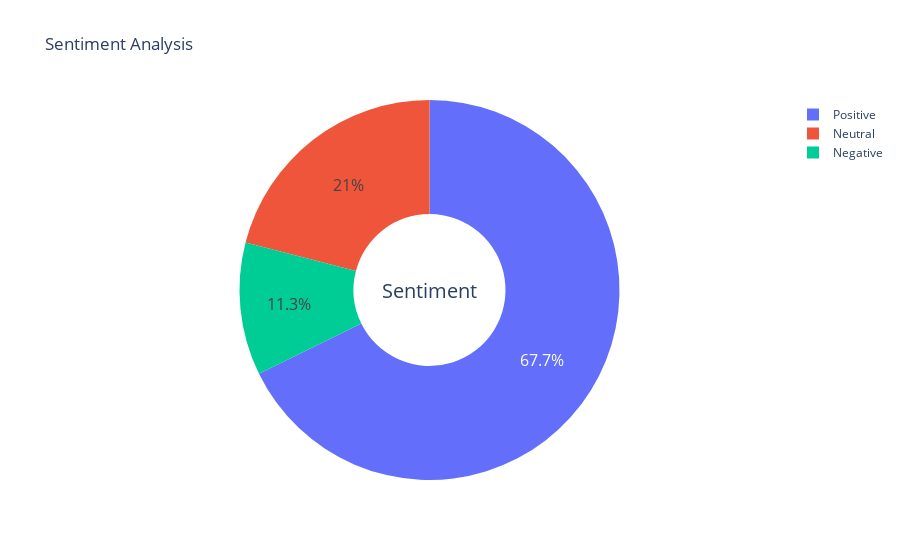

Notebook cell for this chart:
### Code cell
import plotly.express as px
import plotly.graph_objects as go
from plotly.subplots import make_subplots
import warnings
warnings.filterwarnings("ignore")


type_ = ["Positive", "Neutral", "Negative"]
fig = make_subplots(rows=1, cols=1)

fig.add_trace(go.Pie(labels=type_, values=df['sentiment'].value_counts(), name="sentiment"))

# Use `hole` to create a donut-like pie chart
fig.update_traces(hole=.4, hoverinfo="label+percent+name", textfont_size=16)

fig.update_layout(
    title_text="Sentiment Analysis",
    # Add annotations in the center of the donut pies.
    annotations=[dict(text='Sentiment', x=0.5, y=0.5, font_size=20, showarrow=False)])
fig.show()

### Figure 1 — Plotly figure (JSON) as saved in the notebook; plotly's stock layout.template omitted (floating-point values rounded to 4 significant figures)
{"data": [{"hole": 0.4, "hoverinfo": "label+percent+name", "labels": ["Positive", "Neutral", "Negative"], "name": "sentiment", "textfont": {"size": 16}, "type": "pie", "values": [3352, 1038, 559]}], "layout": {"annotations": [{"font": {"size": 20}, "showarrow": false, "text": "Sentiment", "x": 0.5, "y": 0.5}], "title": {"text": "Sentiment Analysis"}, "xaxis": {"anchor": "y", "domain": [0, 1]}, "yaxis": {"anchor": "x", "domain": [0, 1]}}}
